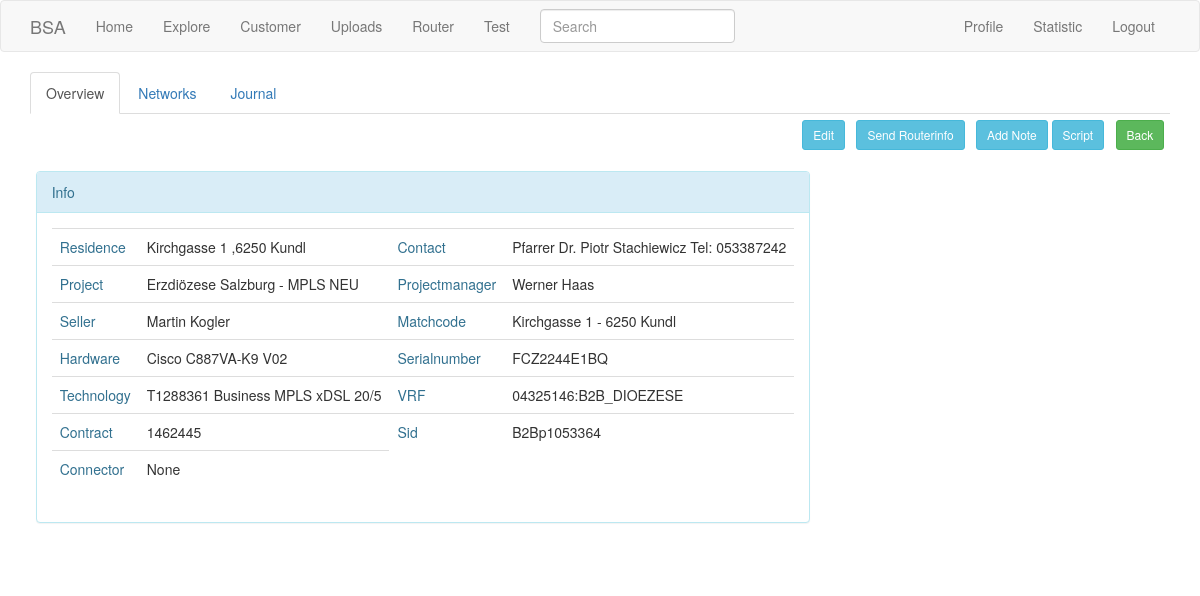
Screenshot of /contract/3 (signed in) with the database file from the repository.
### app/models.py (models this page shows, shortened)
class SearchableMixin(object):
    @classmethod
    def before_commit(cls, session):
        session._changes = {
            'add': list(session.new),
            'update': list(session.dirty),
            'delete': list(session.deleted)
        }
    @classmethod
    def after_commit(cls, session):
        for obj in session._changes['add']:
            if isinstance(obj, SearchableMixin):
                add_to_index(obj.__tablename__, obj)
        for obj in session._changes['update']:
            if isinstance(obj, SearchableMixin):
                add_to_index(obj.__tablename__, obj)
        for obj in session._changes['delete']:
            if isinstance(obj, SearchableMixin):
                remove_from_index(obj.__tablename__, obj)
        session._changes = None

class Location(db.Model, SearchableMixin):
    __searchable__ = ['contract']
    customer_id=db.Column(db.Integer, db.ForeignKey('customer.id'))
    id = db.Column(db.Integer, primary_key=True)
    residence = db.Column(db.String(140))
    technology = db.Column(db.String(140))
    project= db.Column(db.String(140))
    projectmanager=db.Column(db.String(140))
    hardware= db.relationship('Hardware', backref='location' , lazy='dynamic')
    networks= db.relationship('Network', backref='location' , lazy='dynamic')
    contract= db.Column(db.String(140))
    contact=db.Column(db.String(140))
    sid= db.Column(db.String(140))
    matchcode= db.Column(db.String(140))
    seller= db.Column(db.String(140))
    vrf= db.Column(db.String(140))
    dependencies=db.relationship('Contract', backref='location' , lazy='dynamic')
    infos=db.relationship("Info", secondary="basket", backref='locations')
    connector=db.Column(db.String(280))

class Hardware(db.Model):
    id = db.Column(db.Integer, primary_key=True)
    name=db.Column(db.String(140))
    sn = db.Column(db.String(140))
    location_id = db.Column(db.Integer, db.ForeignKey('location.id'))

### app/main/routes.py (the view, shortened to what this page needs)
@bp.route('/contract/<id>',methods=['GET', 'POST'])
@login_required
def contract(id):
    available_scripts=Script.query.all()
    scripts_list=[(i.id,i.name) for i in available_scripts]
    form=NetworkForm()
    form_del=DeleteForm()
    form_info=InfoForm()
    form_remove=RemoveForm()
    form_script=ScriptForm()
    contract=Location.query.get(id)
    form_script.script.choices=scripts_list
    if form_remove.validate_on_submit():
        if form_remove.remove.data:
            info=Info.query.get(form_remove.id_rem.data)
            contract.remove_info(info)
            db.session.commit()
            return redirect(url_for('main.contract',id=contract.id))
    if form_del.validate_on_submit():
        if form_del.delete.data:
            print('form validate')
            id=form_del.id_del.data
            delete(Network,id)
            return redirect(url_for('main.contract',id=contract.id))
    location=Location.query.get(id)
    infos_t=location.infos
    return render_template('contract.html',form_script=form_script, contract=contract, form=form, form_del=form_del, form_info=form_info, infos_t=infos_t, form_remove=form_remove)

### app/file/forms.py
class SearchForm(FlaskForm):
    q = StringField(_l('Search'), validators=[DataRequired()])
    def __init__(self, *args, **kwargs):
        if 'formdata' not in kwargs:
            kwargs['formdata'] = request.args
        if 'csrf_enabled' not in kwargs:
            kwargs['csrf_enabled'] = False
        super(SearchForm, self).__init__(*args, **kwargs)

### app/main/forms.py
class SearchForm(FlaskForm):
    q = StringField(_l('Search'), validators=[DataRequired()])
    def __init__(self, *args, **kwargs):
        if 'formdata' not in kwargs:
            kwargs['formdata'] = request.args
        if 'csrf_enabled' not in kwargs:
            kwargs['csrf_enabled'] = False
        super(SearchForm, self).__init__(*args, **kwargs)

### app/file/routes.py (called while the page is built)
@bp.before_app_request
def before_request():
    if current_user.is_authenticated:
        g.search_form = SearchForm()
    g.locale = str(get_locale())

### app/main/routes.py (called while the page is built)
@bp.before_request
def before_request():
    if current_user.is_authenticated:
        current_user.last_seen = datetime.utcnow()
        db.session.commit()
        g.search_form = SearchForm()
    g.locale = str(get_locale())

### app/models.py (called while the page is built)
    @login.user_loader
    def load_user(id):
        return User.query.get(int(id))

### app/templates/contract.html (shortened to what this page needs)
{% extends "base.html" %}
{% import 'bootstrap/wtf.html' as wtf %}
{% from "macros.html" import modal with context %}
{% block app_content %}
<link rel="stylesheet" type="text/css" href="{{ url_for('static', filename='css/style.css') }}">
<ul class="nav nav-tabs">
  <li class="nav-item active">
    <a class="nav-link active"  id="Overview-tab" data-toggle="tab" href="#Overview" role="tab" aria-controls="home" aria-selected="true">Overview</a>
  </li>
  <li class="nav-item">
    <a class="nav-link active" id="Networks-tab" data-toggle="tab" href="#Networks" role="tab" aria-controls="home" aria-selected="true">Networks</a>
  </li>
  <li class="nav-item">
    <a class="nav-link" href="#">Journal</a>
  </li>
</ul>
<div class="tab-content" id="TabContent" class="active" >
<div class="tab-pane active in " id="Overview" role="tabpanel" aria-labelledby="Overview-tab">
{% include '_contract_overview.html' %}
</div>
{% include '_contract_networks.html' %}
</div>
{% endblock %}

### app/templates/_contract_overview.html (shortened to what this page needs)
<div id="flex-container-button" class="flex-container">
<div id="flex-item-button" class="flex-item">
<div><a href="javascript: edit_row({{contract.id}});" class="btn btn-info btn-sm" id="edit_button{{contract.id}}">
          <span> Edit</span></a>
        </div> </div>
<div id="flex-item-button2" class="flex-item">
  <button id="router_todo" onclick="router_todo( {{contract.id}} )"  type="button" class="btn btn-info btn-sm " >
 Send Routerinfo</button></div>
<div id="flex-item-button3" class="flex-item">
<button type="button" class="btn btn-info btn-sm"  data-toggle="modal" data-target="#modal-info1">
<span> Add Note</span>
</button>
<button type="button" class="btn btn-info btn-sm"  data-toggle="modal" data-target="#modal-script1">
<span>Script</span>
</button>
</div>
<div id="flex-item-back" class="flex-item">
  <a class="btn btn-success btn-sm" href="{{ url_for('main.locations',customername=contract.customer.name) }}">Back</a></div>
</div>
<div id="flex-container-contract" class="flex-container">
<div id="flex-item-contract" class="flex-item">
<div class="panel panel-info">
<div class="panel-heading">Info</div>
<div class="panel-body">
<table class="table  table-responsive">
  <tbody>
 <tr><td Style="color:#31708f;">Residence</td><td id="residence_contract" >{{contract.residence}}</td><td Style="color:#31708f;">Contact</td><td id="contact_contract" >{{contract.contact}}</td></tr>
<tr><td Style="color:#31708f;">Project</td><td id="project_contract">{{contract.project}}</td><td Style="color:#31708f;">Projectmanager</td><td id="projectmanager_contract">{{contract.projectmanager}}</td>
<tr><td Style="color:#31708f;">Seller</td><td id="seller_contract" >{{contract.seller}}</td><td Style="color:#31708f;">Matchcode</td><td id="matchcode_contract" >{{contract.matchcode}}</td></tr>
<tr><td Style="color:#31708f;">Hardware</td><td id="hardware_contract">{{contract.hardware.first().name}}</td><td Style="color:#31708f;" >Serialnumber</td><td id="sn_contract">{{contract.hardware.first().sn}}</td></tr>
<tr><td Style="color:#31708f;">Technology</td><td id="technology_contract">{{contract.technology}}</td><td Style="color:#31708f;">VRF</td><td id="vrf_contract">{{contract.vrf}}</td></tr>
<tr><td Style="color:#31708f;">Contract</td><td id="contract_contract">{{contract.contract}}</td><td Style="color:#31708f;">Sid</td><td id="sid_contract" >{{contract.sid}}</td></tr>
<tr><td Style="color:#31708f;">Connector</td><td id="connector_contract">{{contract.connector}}</td></tr>
</tbody>
</table>
</div>
</div>
</div>
</div>

### app/static/css/style.css (style rules this page uses)
.flex-container { display: flex; wwwbackground: blue; align-content: space-around; align-items: flex-start; flex-direction: row; flex-wrap: wrap; }
.flex-item { align-content: space-around; margin: 0.5%; }
#flex-container-button.flex-container { justify-content: flex-end; }

### rows the page displays
Location: residence "Kirchgasse 1 ,6250 Kundl", contact "Pfarrer Dr. Piotr Stachiewicz Tel: 053387242", project "Erzdiözese Salzburg - MPLS NEU", projectmanager "Werner Haas", seller "Martin Kogler", matchcode "Kirchgasse 1 - 6250 Kundl", technology "T1288361 Business MPLS xDSL 20/5", vrf "04325146:B2B_DIOEZESE", contract "1462445", sid "B2Bp1053364", connector "None"
Hardware: hardware.first "Cisco C887VA-K9 V02", hardware.first "FCZ2244E1BQ"
